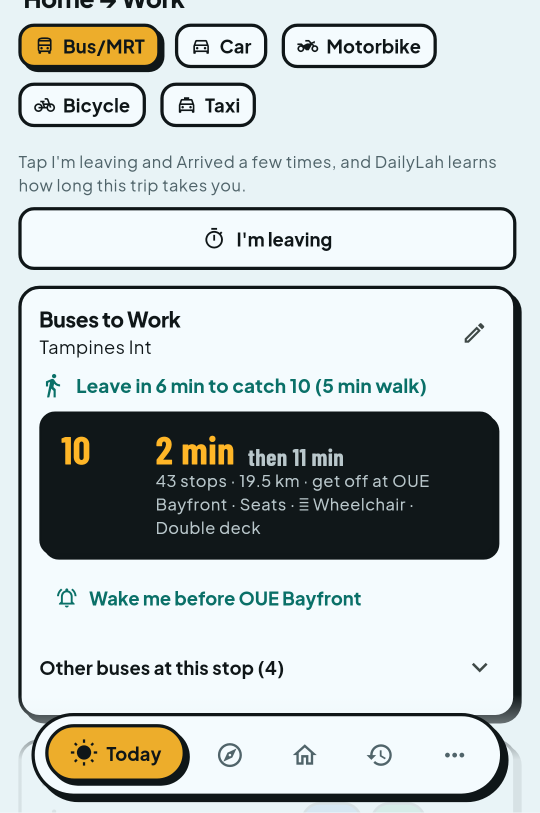
#> input picture app/test_store/goldens/01-today.png, 1080 x 1626 px, found by its file name (shown at 1/2 size)
$ python frame_screenshots.py ../app/test_store/goldens/01-today.png ../app/test_store/goldens/02-wake.png
#> lines starting #> are read from the running program, lines starting #| are printed output that depends on the picture
"""Google Play phone screenshots: caption band + the rendered screen, 1080 x 1920 (9:16).

Usage: python3 scripts/frame_screenshots.py app/test_store/goldens docs/store/screenshots
The screens come from app/test_store (flutter test test_store --update-goldens).
"""
import os
import sys

from PIL import Image, ImageDraw, ImageFont

ROOT = os.path.dirname(os.path.dirname(os.path.abspath(__file__)))
JAKARTA = os.path.join(ROOT, "app/assets/fonts/PlusJakartaSans-Variable.ttf")

INK = (15, 22, 24)
TEAL = (14, 148, 136)
DEEP = (8, 60, 55)
W, H, BAND = 1080, 1920, 295

CAPTIONS = {
    "01-today": ("Your morning, in one card", "Weather, buses and MRT for the trip to work"),
    "02-wake": ("Live buses. Wake me at my stop.", "Buzzes before your stop, even with the screen off"),
    "03-planb": ("MRT down? Plan B ready.", "Buses first when your line is disrupted"),
    "04-parks": ("Parks near you", "Toilets, playgrounds and a good time to go"),
    "05-home": ("All about your HDB block", "Upgrading works, schools, clinics and prices"),
    "06-history": ("Where your transport money goes", "MRT, bus and HDB parking costs, estimated for you"),
    "07-weekend": ("Weekend sorted", "Parks, museums and events near your block"),
    "08-family": ("Share with family", "Your places in one QR code. No account, no server"),
}


def font(size, weight):
    f = ImageFont.truetype(JAKARTA, size)
    try:
        f.set_variation_by_axes([weight])
    except Exception:
        pass
    return f


def fit(d, text, size, weight, width):
    while size > 20:
        f = font(size, weight)
        if d.textlength(text, font=f) <= width:
            return f
        size -= 2
    return font(size, weight)


def frame(src, title, sub):
#> called with title = 'Your morning, in one card'
    shot = Image.open(src).convert("RGB")
    shot = shot.resize((W, int(shot.height * W / shot.width)), Image.LANCZOS)
    im = Image.new("RGB", (W, H), TEAL)
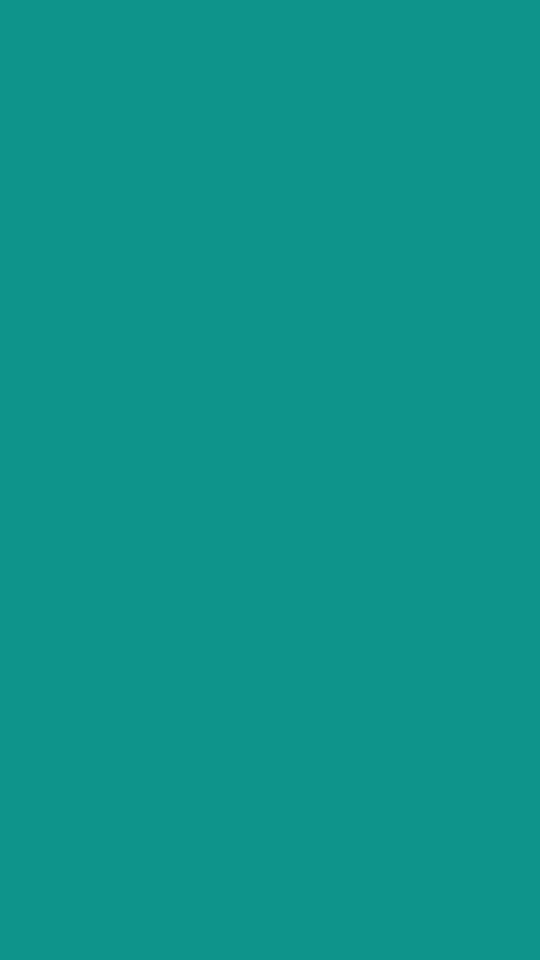
#> im: PIL image 1080x1920 RGB (shown at 1/2 size); mean R, G, B 14, 148, 136
    d = ImageDraw.Draw(im)
    tf = fit(d, title, 66, 800, W - 120)
    sf = fit(d, sub, 34, 600, W - 120)
    d.text((60, 78), title, font=tf, fill=INK)
    d.text((60, 178), sub, font=sf, fill=DEEP)
    im.paste(shot.crop((0, 0, W, H - BAND)), (0, BAND))
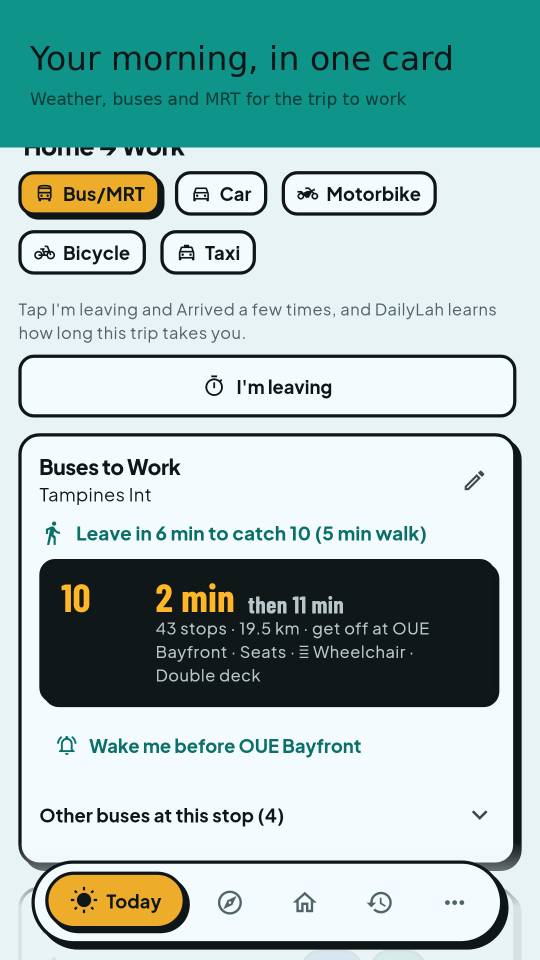
#> im: PIL image 1080x1920 RGB (shown at 1/2 size); mean R, G, B 161.4, 187.2, 184.7
    d.rectangle([0, BAND - 6, W, BAND], fill=INK)  # sticker edge
    return im


if __name__ == "__main__":
    src, out = sys.argv[1], sys.argv[2]
    os.makedirs(out, exist_ok=True)
    for name, (title, sub) in CAPTIONS.items():
        path = os.path.join(src, f"{name}.png")
        if not os.path.exists(path):
            print("missing", path)
            continue
        frame(path, title, sub).save(os.path.join(out, f"{name}.png"))
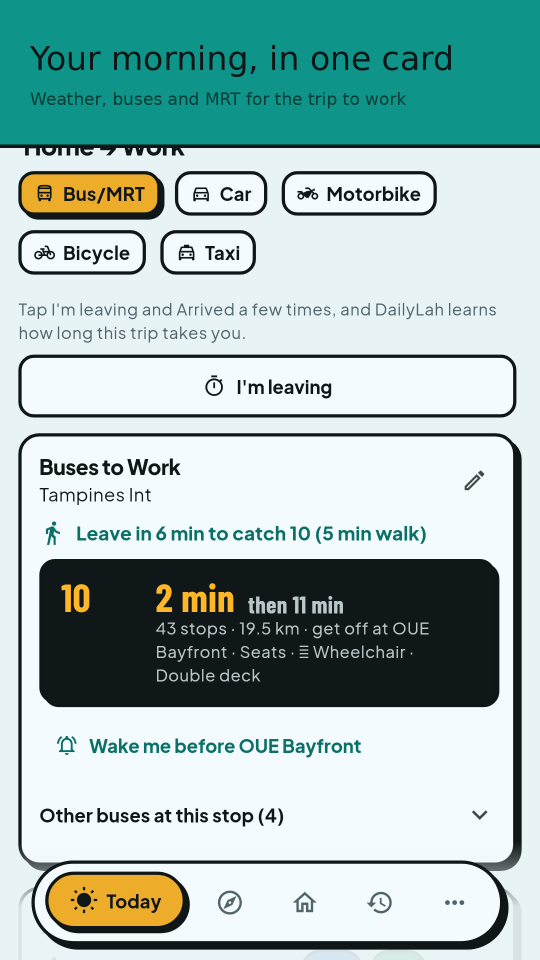
#> saved as 01-today.png: PIL image 1080x1920 RGB (shown at 1/2 size); mean R, G, B 161.3, 186.7, 184.2
        print("ok", name)
#> pass 2 of the loop `for name, (title, sub) in CAPTIONS.items():`:
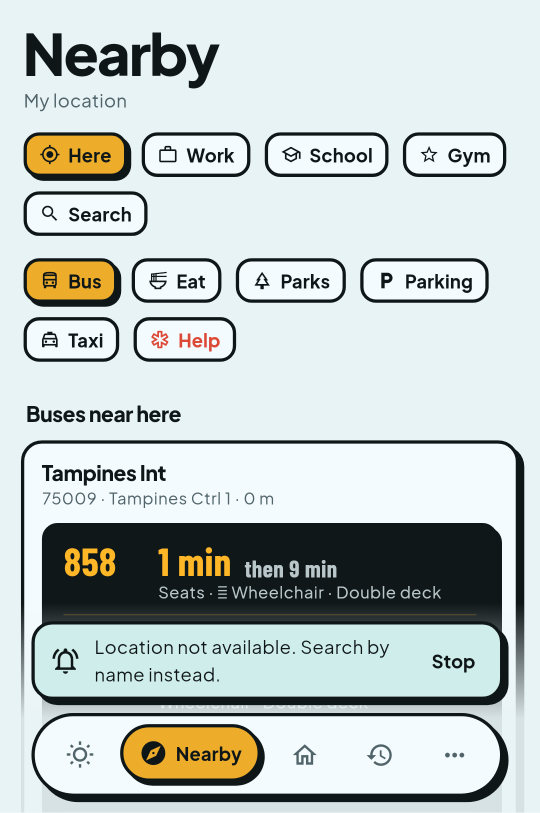
#> input picture app/test_store/goldens/02-wake.png, 1080 x 1626 px, found by its file name (shown at 1/2 size)
#> in frame (call 2), `im.paste(shot.crop((0, 0, W, H - BAND)), (0, BAND))`:
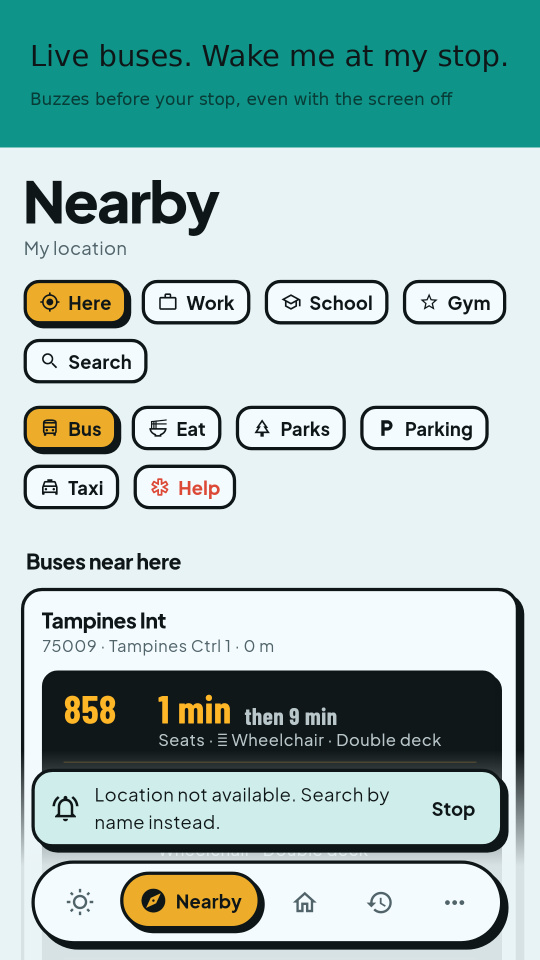
#> im: PIL image 1080x1920 RGB (shown at 1/2 size); mean R, G, B 164.2, 190.9, 187.7
#> `frame(path, title, sub).save(os.path.join(out, f"{name}.png"))`:
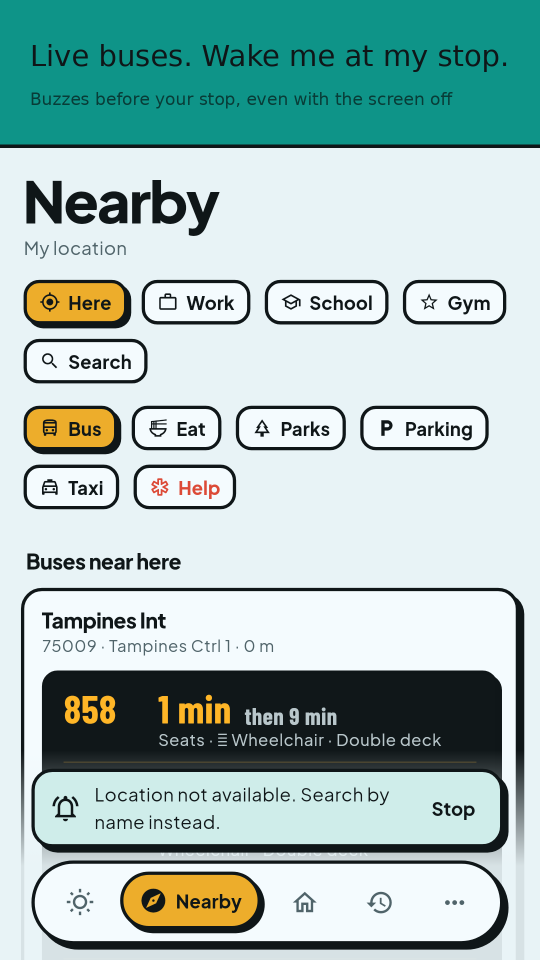
#> saved as 02-wake.png: PIL image 1080x1920 RGB (shown at 1/2 size); mean R, G, B 164.1, 190.4, 187.2
